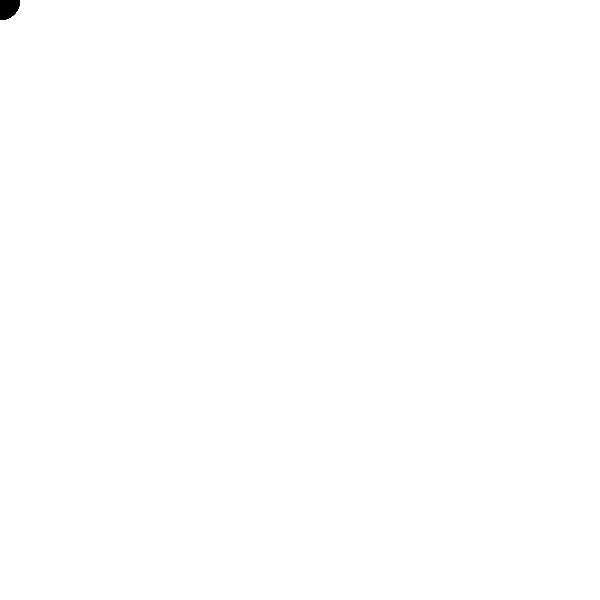
Frame 1 (no input)
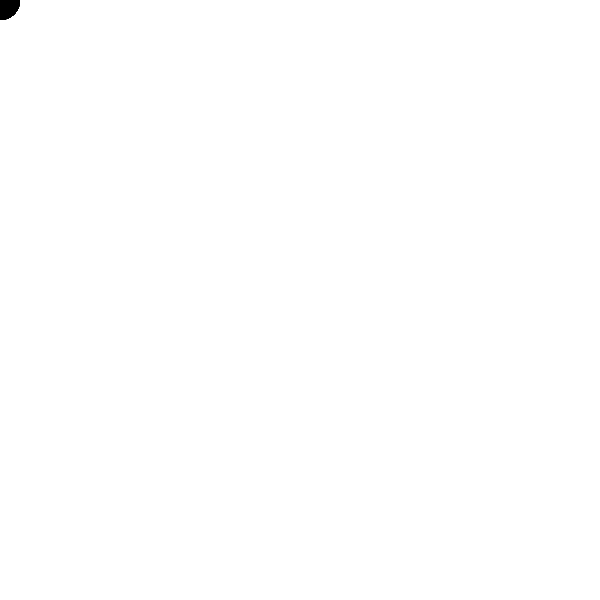
Frame 60 (the mouse pressed at the canvas centre just before this capture)
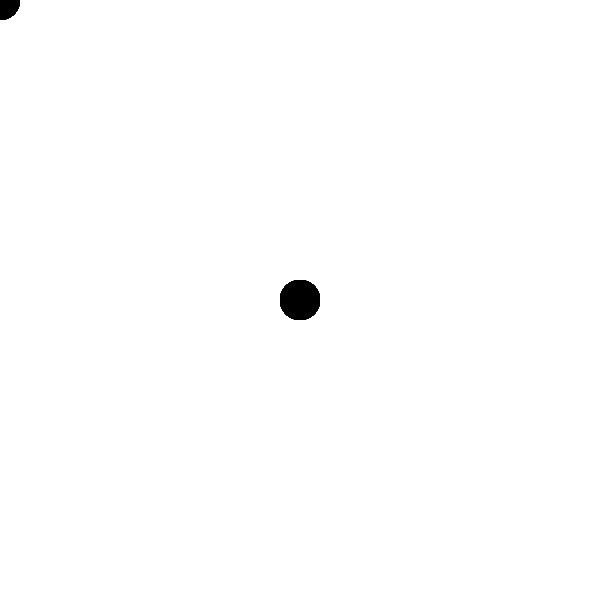
Frame 120 (the mouse held since frame 60 and released just before this capture)

The Processing sketch that drew these frames (run headless with seeded random() and noise(); from frame 60 on, the mouse is pressed at the canvas centre):

// Processing sketch: processing_139315
// ── processing_139315.pde

int lineLength = 100;
int[] x = new int [lineLength] ;
int[] y = new int [lineLength] ;
color[] c = new color [lineLength] ;
int[] s = new int [lineLength];
int counter = 0;


void setup() {
  size(600, 600);
  background(255);
  smooth();
}

void draw () {
  noStroke();
  fill (222,222,222);
  
  

  if (keyPressed) {
    background( random(0, 255), random(0, 255), random(0, 255) );
  }

  int i = 0;
  while ( i < x.length ) {
   fill (c[i]);
    ellipse(x[i], y[i], 40, 40);
    i = i+ 1;
  }
 
 
  if ( mousePressed ) {
    if (counter >= x.length) {
      x = expand(x);
      y = expand(y);
      c = expand(c);
    }

   
    x[counter] = mouseX;
    y[counter] = mouseY;

    
    if (key == 'r') {
      c[counter] = color(185, 185 ,185,15);
    }
     if (key == 'b') {
      c[counter] = color(131, 131 ,131,15);
    }
    if (key == 'g') {
      c[counter] = color(67,67,67,15);
    }




    counter = counter + 1;
  }
}
